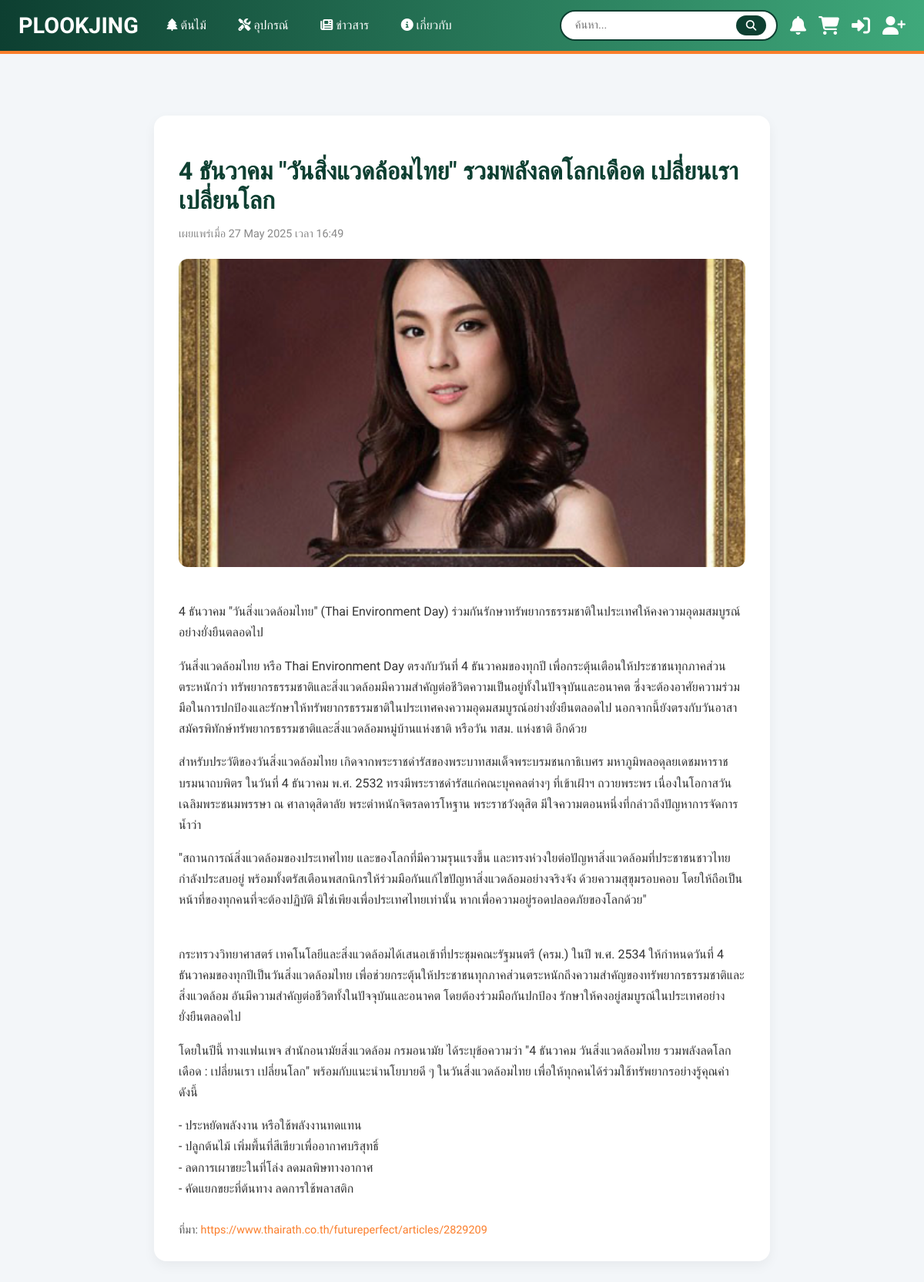
The page /news/1/ on the database as committed earlier.
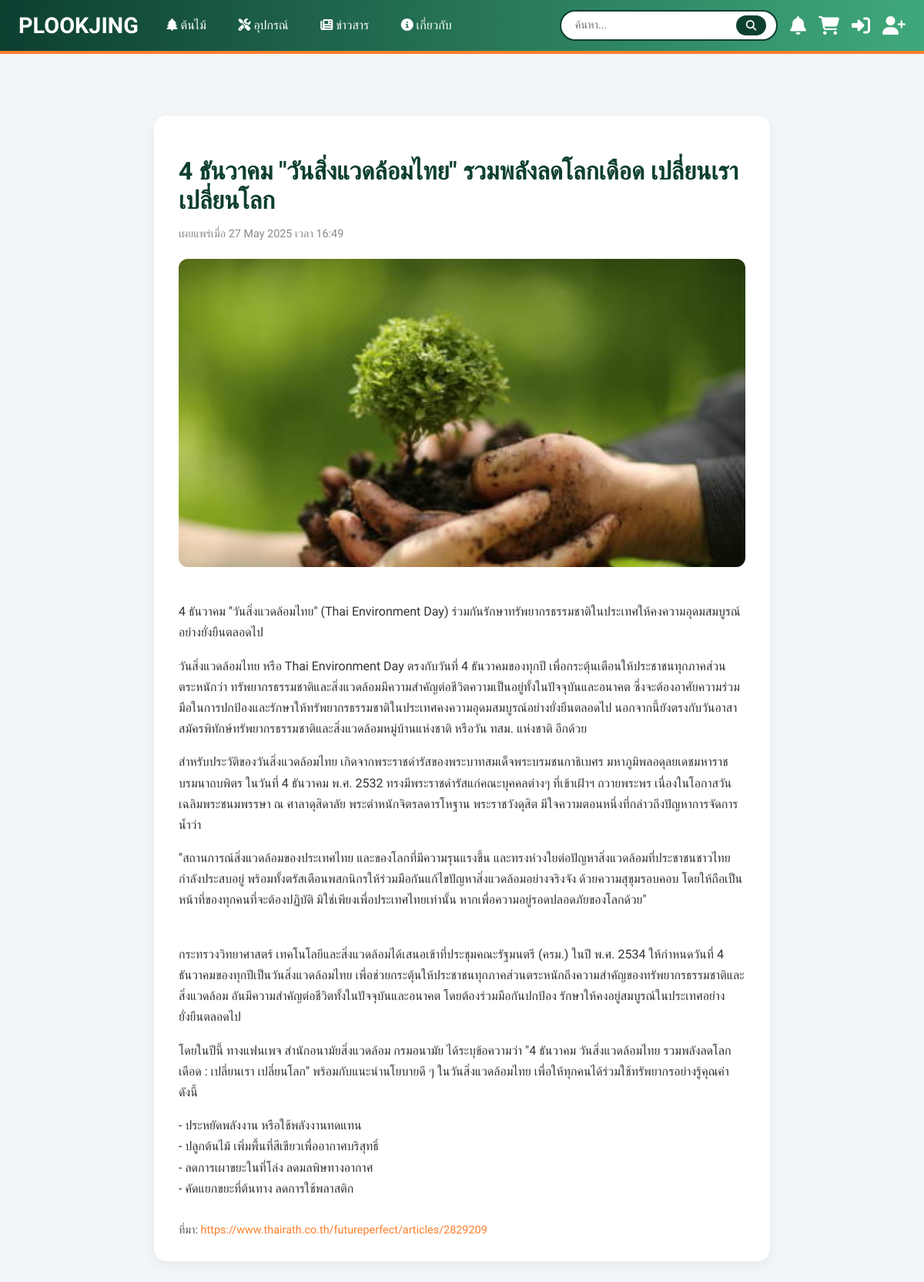
The same page on the database as committed later.
### myapp/models.py (models this page shows, shortened)
class NewsArticle(models.Model):
    title = models.CharField(max_length=255)
    description = models.TextField()
    image = models.ImageField(upload_to='news_images/', blank=True, null=True)
    article_url = models.URLField()
    created_at = models.DateTimeField(auto_now_add=True)

### myapp/views.py (the view)
# urls.py: path('news/<int:article_id>/', views.news_detail, name='news_detail'),
def news_detail(request, article_id):
    article = get_object_or_404(NewsArticle, id=article_id)
    return render(request, 'myapp/news_detail.html', {'article': article})

### templates/myapp/news_detail.html (shortened to what this page needs)
{% extends 'base.html' %}
{% load static %}
{% block content %}
<div class="news-container">
  <h1 class="news-title">{{ article.title }}</h1>
  <p class="news-meta">เผยแพร่เมื่อ {{ article.created_at|date:"d M Y เวลา H:i" }}</p>
  {% if article.image %}
    <img src="{{ article.image.url }}" alt="{{ article.title }}" class="news-image">
  {% endif %}
  <div class="news-body">
    {{ article.description|linebreaks }}
  </div>
  {% if article.article_url %}
    <div class="news-credit">
      ที่มา: <a href="{{ article.article_url }}" target="_blank" rel="noopener noreferrer">{{ article.article_url }}</a>
    </div>
  {% endif %}
</div>
{% endblock %}

Rows that differ between the two databases and show on the page:
changed NewsArticle "4 ธันวาคม \"วันสิ่งแวดล้อมไทย\" รวมพลังลดโลกเดือด เปลี่ยนเรา เปลี่ยนโลก": image: a different picture
